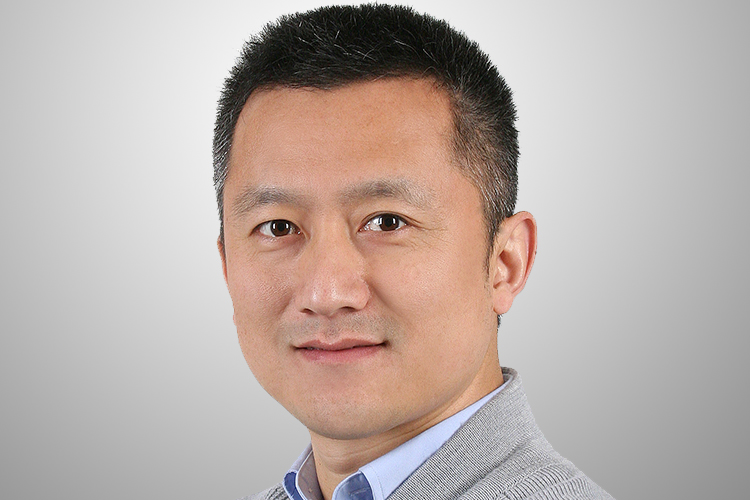
#> input picture models/cube/Task/人脸检测/img/1.jpeg, 750 x 500 px, given as the content of the folder pro/Downloads/dataLake/images/图像分类/垃圾分类/DATASET_clean/temp/O, which was not available
$ python resize.py   (older library calls are emulated)
#> lines starting #> are read from the running program, lines starting #| are printed output that depends on the picture
from PIL import Image
import os.path
import cv2 as cv


# https://blog.csdn.net/atyzy/article/details/77905463
#https://www.cnblogs.com/shoufengwei/p/8526105.html
#提取目录下所有图片,更改尺寸后保存到另一目录

# 只伸缩图片
# [23 lines left out: function resize, not called in this run]

# 居中裁剪图片
def crop(img_file="1.jpg",out_dir="",size=[224,224]):
#> called with out_dir = ''
    try:
        img = Image.open(img_file)
#> img is the input picture: PIL image 750x500 RGB; mean R, G, B 186.7, 174.4, 169.1
        (width, height) = img.size
#> width = 750; height = 500
        save_name = os.path.join(out_dir,os.path.basename(img_file))
        if out_dir == "":
            fpath, fname = os.path.split(img_file)
            ex = os.path.splitext(fname)[1]
            _name = os.path.splitext(fname)[0]
            name = f"{_name}_crop{ex}"
            save_name = os.path.join(fpath,name) #img_file+"_crop.jpg"
        if width >= height : # 横图
            nh = size[1]
            nw = int(width * nh / height)
#> nw = 336
            img = img.resize((nw,nh), Image.ANTIALIAS)
#> img: PIL image 336x224 RGB
            x1 = int((nw - size[0])*0.5)
#> x1 = 56
            x2 = x1+ size[0]
#> x2 = 280
            img_c = img.crop((x1,0,x2,nh))
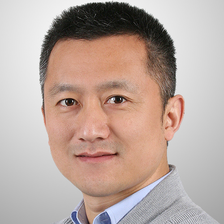
#> img_c: PIL image 224x224 RGB; mean R, G, B 186.4, 168, 160.1
            img_c.save(save_name , quality=60)
        else :#
            nw = size[0]
            nh = int(nw*height / width)
            img = img.resize((nw,nh), Image.ANTIALIAS)
            y1 = int(( nh - size[1])*0.5)
            y2 = y1+ size[1]
            img_c = img.crop((0,y1,nw,y2))
            img_c.save(save_name , quality=60)
        if out_dir == "":
            os.remove(img_file)  # 是否删除
    except Exception as e:
        print('[ERROR]:', img_file)
        print(e)

def resize_dir(path="./img/a",outdir="", size=[224,224],is_crop= True):
    img_dir = os.listdir(path)
    for img in img_dir:
        file_path = os.path.join(path, img) #path + img
        #print("[resize_dir path]:",file_path)
        if (img.endswith('.jpg') or img.endswith('.jpeg')) :
            if is_crop:
                crop(file_path, outdir,size)
            else:
                resize(file_path, outdir,size)
    print(f"[resize_dir {file_path} end]")

# [21 lines left out: function resize_multiple_dir, not called in this run]


if __name__ == "__main__":
    path ="/Users/liampro/Downloads/dataLake/images/图像分类/垃圾分类/DATASET_clean/temp"
    path1 =path+"/O"
    resize_dir(path= path1 )

$ run again, on models/cube/Task/人脸检测/img/3.jpeg
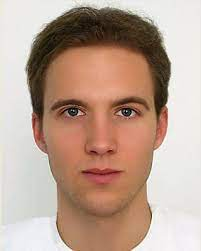
#> input picture models/cube/Task/人脸检测/img/3.jpeg, 201 x 251 px, given as the content of the folder pro/Downloads/dataLake/images/图像分类/垃圾分类/DATASET_clean/temp/O, which was not available
#> in crop, img is the input picture: PIL image 201x251 RGB; mean R, G, B 188.2, 162.1, 147.1
#> img: PIL image 224x279 RGB
#> in crop, `img_c = img.crop((0,y1,nw,y2))`:
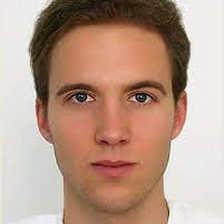
#> img_c: PIL image 224x224 RGB; mean R, G, B 184.5, 154.9, 138.4
